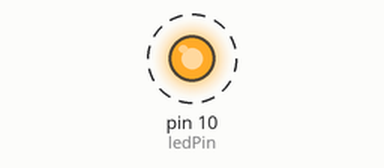
A sketch run on a simulated Arduino Uno, built with avr-gcc and run on an emulated ATmega328P. On the bench: output pins drawn as LEDs (lit = HIGH). Dashed ring = blinking.

Above: at 0.2 s.
Timing chart, 0 to 3.0 s (numbered marks = the images above):
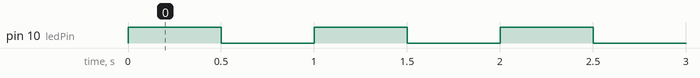

The sketch:

blink_led_melhorado.ino
```cpp
// Declaração das variáveis

int ledPin = 10;
const int DELAY_PERIOD = 500;

void setup() {
  // inicializa o ledPin como uma saída
  pinMode(ledPin, OUTPUT);
}

// the loop function runs over and over again forever
void loop() {
  digitalWrite(ledPin, HIGH);  // coloca o pino do LED em nível alto
  delay(DELAY_PERIOD);                      // espera por 500ms
  digitalWrite(ledPin, LOW);   // coloca o pino do LED em nível baixo
  delay(DELAY_PERIOD);                      // espera por 500ms
}
```

Measured:
- by itself, pin 10 (ledPin): alternates HIGH for 0.50 s and LOW for 0.50 s
